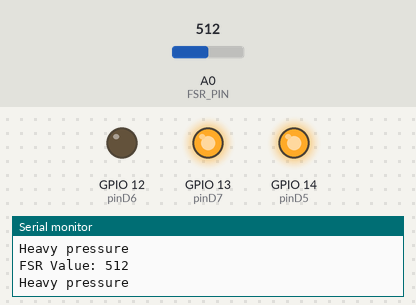
Simulated run of this program. Board: ESP8266 (NodeMCU). Shown: output pins drawn as LEDs (lit = HIGH), the last lines printed to the serial monitor. Inputs (shaded band) come from the test bench; at power-on: A0 (FSR_PIN) = 512.

Above: at 1.2 s.
1.3 s: A0 (FSR_PIN) set to 485
At 2.5 s:
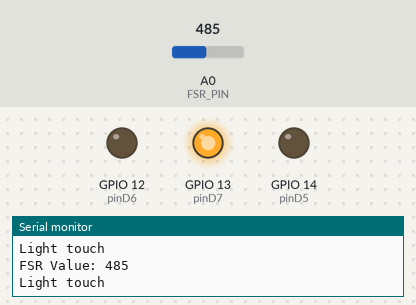
3.0 s: A0 (FSR_PIN) set to 110
4.5 s: A0 (FSR_PIN) set to 90
At 4.9 s:
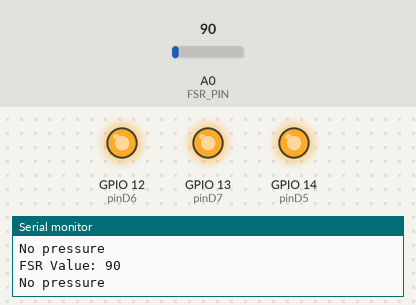
6.0 s: A0 (FSR_PIN) set to 122
At 7.2 s:
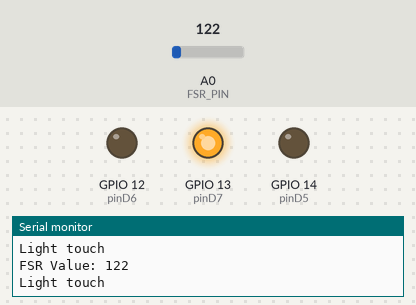
7.5 s: A0 (FSR_PIN) set to 0
At 8.5 s:
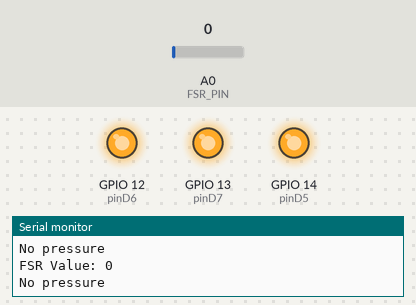
Timing chart, 0 to 10.0 s (numbered marks = the images above; inputs shaded):
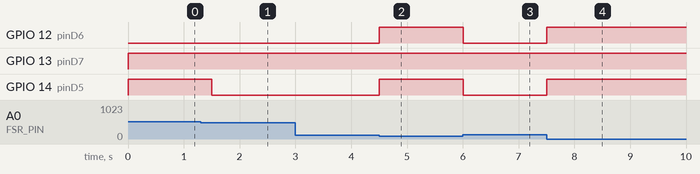

The program:

main.cpp
```cpp
// #include <Arduino.h>

// const int pinD1 = 5;
// const int pinD2 = 4;
// // const int pinD3 = 0;		// 사용 지양.
// const int pinD4 = 2;
// const int pinD5 = 14;
// const int pinD6 = 12;
// const int pinD7 = 13;

// void setup() {
// 	pinMode(pinD4, OUTPUT);
// 	pinMode(pinD5, OUTPUT);
// 	pinMode(pinD6, OUTPUT);
// 	pinMode(pinD7, OUTPUT);
// }

// void loop() {
// 	digitalWrite(pinD4, HIGH);
// 	digitalWrite(pinD5, HIGH);
// 	digitalWrite(pinD6, LOW);
// 	digitalWrite(pinD7, LOW);
// 	delay(1000);
// 	digitalWrite(pinD4, LOW);
// 	digitalWrite(pinD5, LOW);
// 	digitalWrite(pinD6, HIGH);
// 	digitalWrite(pinD7, LOW);
// 	delay(1000);
// 	digitalWrite(pinD4, HIGH);
// 	digitalWrite(pinD5, LOW);
// 	digitalWrite(pinD6, LOW);
// 	digitalWrite(pinD7, HIGH);
// 	delay(1000);
// 	digitalWrite(pinD4, LOW);
// 	digitalWrite(pinD5, HIGH);
// 	digitalWrite(pinD6, HIGH);
// 	digitalWrite(pinD7, HIGH);
// 	delay(1000);
// }
```

fsr_test.cpp
```cpp
#include <Arduino.h>


const int FSR_PIN = A0;  // NodeMCU의 아날로그 핀
const int pinD5 = 14;
const int pinD6 = 12;
const int pinD7 = 13;

void setup() {
    Serial.begin(115200);
    pinMode(pinD5, OUTPUT);
    pinMode(pinD6, OUTPUT);
    pinMode(pinD7, OUTPUT);
}

void loop() {
    int fsrValue = analogRead(FSR_PIN); // 0 ~ 1023

    Serial.print("FSR Value: ");
    Serial.println(fsrValue);

    // 압력 판단 예시
    if (fsrValue < 100)
    {
        Serial.println("No pressure");
        digitalWrite(pinD5, HIGH);
        digitalWrite(pinD6, HIGH);
        digitalWrite(pinD7, HIGH);
    }
    else if (fsrValue < 500)
    {
        Serial.println("Light touch");
        digitalWrite(pinD5, LOW);
        digitalWrite(pinD6, LOW);
        digitalWrite(pinD7, HIGH);
    }
    else
    {
        Serial.println("Heavy pressure");
        digitalWrite(pinD5, HIGH);
        digitalWrite(pinD6, LOW);
        digitalWrite(pinD7, HIGH);
    }

    delay(300); // 0.3초 간격으로 측정
}
```

Measured:
- the behaviour switches between 500 and 499 on A0 (FSR_PIN) (found by bisection; images 0 and 1)
- the behaviour switches between 100 and 99 on A0 (FSR_PIN) (found by bisection; images 1 and 2)
- after the input at 1.3 s, GPIO 14 (pinD5): HIGH → LOW after 0.20 s
- after the input at 4.5 s, GPIO 12 (pinD6), GPIO 14 (pinD5): LOW → HIGH at once
- after the input at 6.0 s, GPIO 12 (pinD6), GPIO 14 (pinD5): HIGH → LOW at once
- after the input at 7.5 s, GPIO 12 (pinD6), GPIO 14 (pinD5): LOW → HIGH at once
